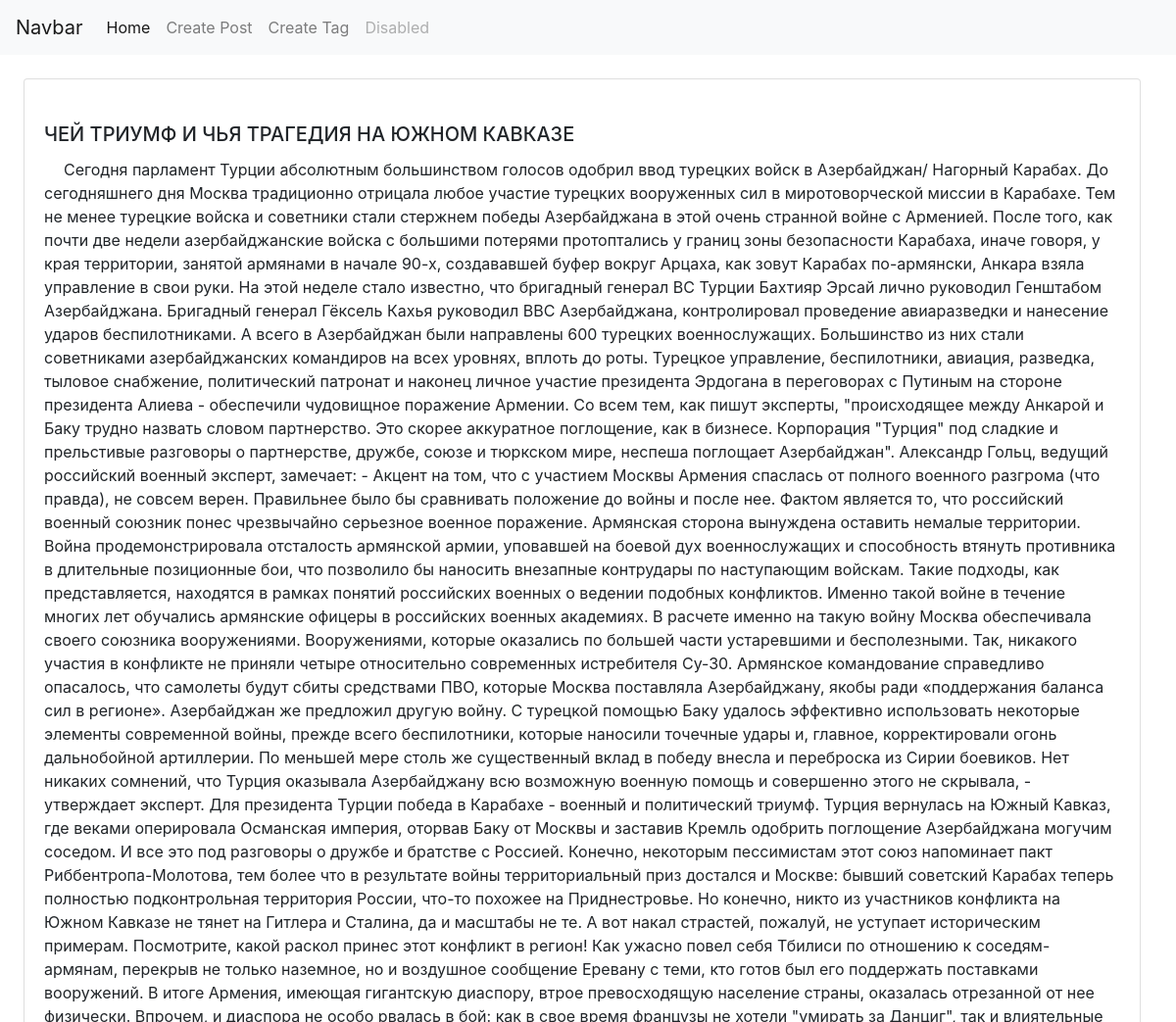
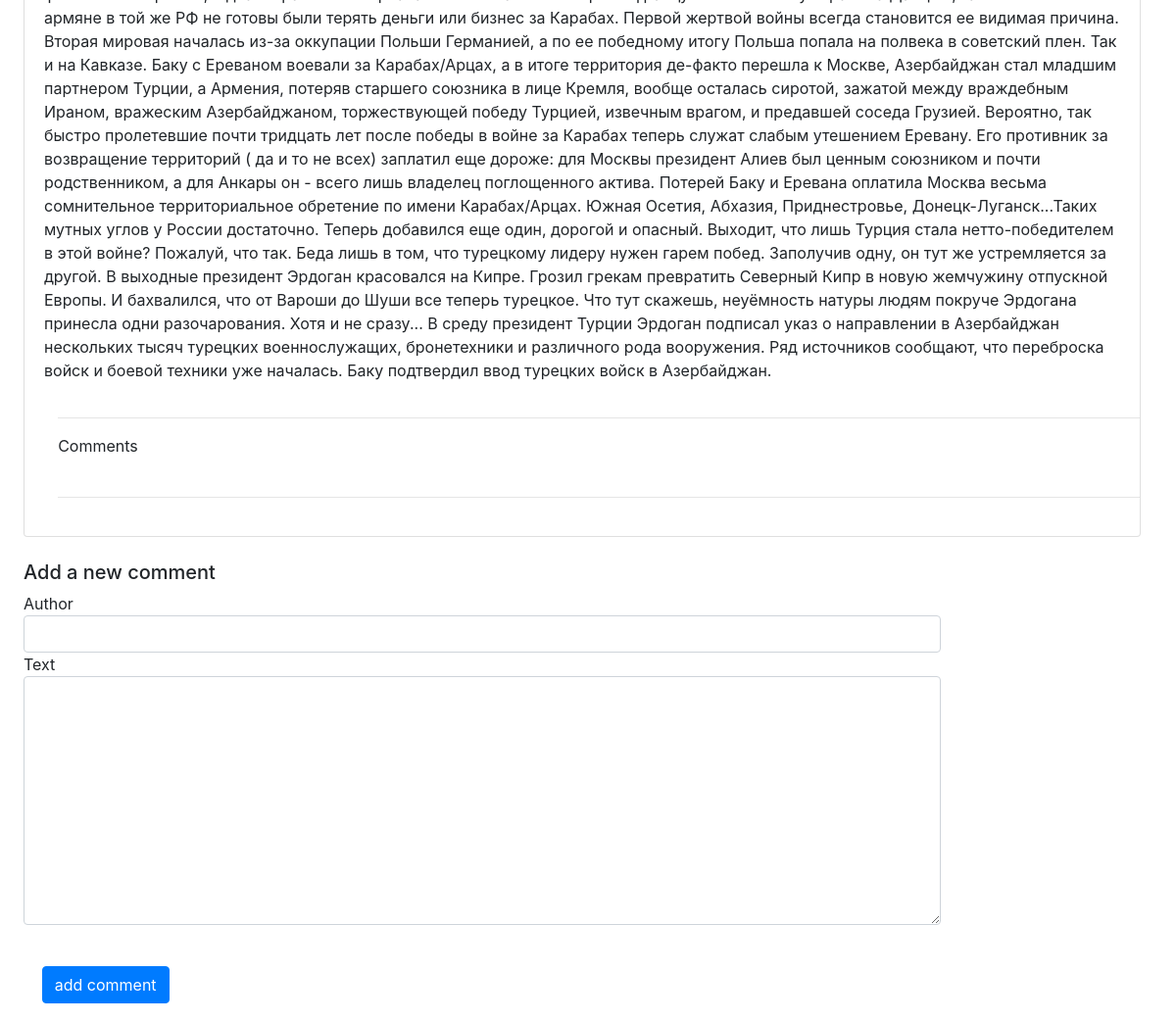
Page /post_details/karabakh_azerbizhan/ on the committed database (2 pictures, top to bottom).
### posts/models.py (models this page shows, shortened)
class Post(models.Model):
    title = models.CharField(max_length=150)
    text = models.TextField(blank=True)
    pub_date = models.DateTimeField(auto_now_add=True)
    slug = models.SlugField(max_length=50, unique=True)
    tags = models.ManyToManyField('Tag', blank=True, related_name='posts')
    class Meta:
        ordering = ['-pub_date']
        verbose_name = 'пост'
        verbose_name_plural = 'посты'

### posts/views.py (the view, shortened to what this page needs)
# urls.py: path('post_details/<str:slug>/', views.PostDetails.as_view(), name='post_details_url'),
class PostDetails(View):
    def get(self, request, slug):
        post = get_object_or_404(Post, slug__iexact=slug)
        comments = post.comments.all()
        comment_form = CommentForm()
        return render(request, 'post_details.html', context={'post': post,
                                                             'comments': comments,
                                                             'comment_form': comment_form})

### posts/forms.py
class CommentForm(forms.ModelForm):
    class Meta:
        model = Comment
        fields = ['author', 'text']
        widgets = {
            'author': forms.TextInput(attrs={'class': 'form-control'}),
            'text': forms.Textarea(attrs={'class': 'form-control'}),
        }

### templates/post_details.html (shortened to what this page needs)
{% extends 'base_blog.html' %}
{% block content %}
    <div class="card" style="width: 95%;">
        <div class="card-body">
            <br>
            <h5 class="card-title">{{post.title}}</h5>
            <p class="card-text">{{post.text}}</p>
        </div>
        <div class="comments">
            <hr>
            <div>Comments</div>
            <br>
            <hr>
        </div>
    </div>
<div class="add_comment">
    <h5>Add a new comment</h5>
    <form action="{% url 'post_details_url' slug=post.slug %}" method="post">
        {% for field in comment_form %}
            <div class="from-group">
              {{field.label}}
                <br>
              {{field}}
            </div>
        {% endfor %}
        <br>
        <button type="submit" class="btn btn-primary">add comment</button>
    </form>
</div>
{% endblock %}

### templates/base_blog.html (style rules this page uses)
.card { margin-left:5%; }
.comments { margin-left:3%; margin-bottom:2%; }
p { text-indent:20px; }
.btn { margin:2%; }
.card { margin:2%; }
.add_comment { margin-left:2%; margin-right:20%; }

### rows in the picture
Post: title "ЧЕЙ ТРИУМФ И ЧЬЯ ТРАГЕДИЯ НА ЮЖНОМ КАВКАЗЕ", text "Сегодня парламент Турции абсолютным большинством голосов одобрил ввод турецких войск в Азербайджан/ Нагорный Карабах. До сегодняшнего дня Москва традиционно отрицала любое участие турецких вооруженных сил в миротоворческой миссии в Карабахе. Тем не менее турецкие войска и советники стали стержнем победы Азербайджана в этой очень странной войне с Арменией. После того, как почти две недели азербайджанские войска с большими потерями протоптались у границ зоны безопасности Карабаха, иначе говоря, у края территории, занятой армянами в начале 90-х, создававшей буфер вокруг Арцаха, как зовут Карабах по-армянски, Анкара взяла управление в свои руки. На этой неделе стало известно, что бригадный…"

### other values in the picture
{{ field.label }} "Author" "Text"
